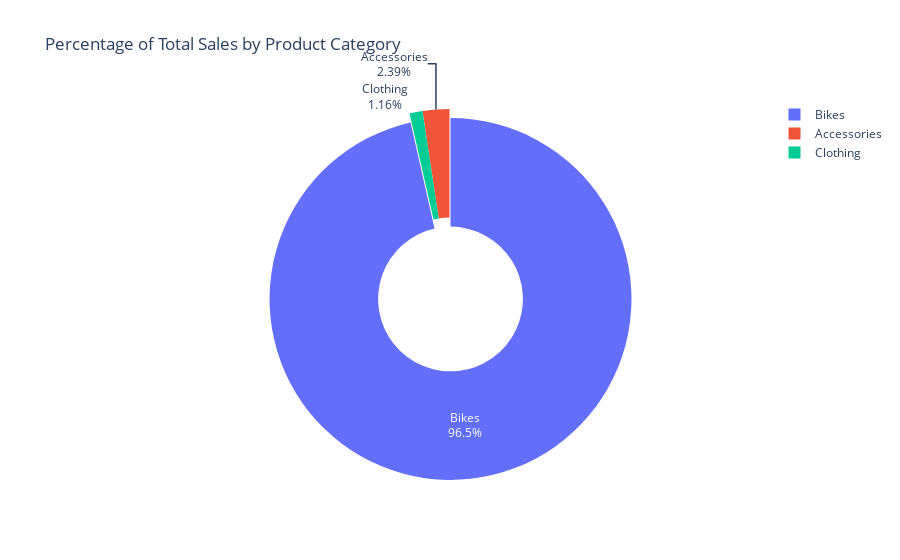

Notebook code cell kept with this figure:
### Code cell
# --- 1. Define the SQL Query for the part-to-whole analysis ---
  sql_query_3 = """
      WITH category_sales AS (
          SELECT
              p.category,
              SUM(f.sales_amount) AS total_sales
          FROM gold.fact_sales f
          LEFT JOIN gold.dim_products p
              ON p.product_key = f.product_key
          GROUP BY p.category
      )
      SELECT
          category,
          total_sales,
          -- We cast to NUMERIC for precision in PostgreSQL
          ROUND((total_sales::NUMERIC / SUM(total_sales) OVER ()) * 100, 2) AS percentage_of_total
      FROM category_sales
      ORDER BY total_sales DESC;
  """

  # --- 2. Execute the Query and Load into a new DataFrame ---
  try:
      # Use pandas to execute the query
      category_sales_df = pd.read_sql_query(sql_query_3, conn)
      print("Successfully loaded category sales data.")

      # --- 3. Create the Donut Chart with Plotly Express ---
      fig = px.pie(
          category_sales_df,
          names='category',
          values='total_sales', # For a pie chart, we use the raw values, and Plotly calculates the percentages
          title='Percentage of Total Sales by Product Category',
          hole=0.4  # This is the parameter that creates the donut hole
      )
    
      # Improve the layout
      fig.update_traces(textinfo='percent+label', pull=[0.05, 0, 0]) # Pull the first slice out slightly
    
      # Show the figure
      fig.show()

  except Exception as e:
      print(f"Error: Could not execute the query. {e}")

### Figure 1 — Plotly figure (JSON) as saved in the notebook; plotly's stock layout.template omitted (floating-point values rounded to 4 significant figures)
{"data": [{"domain": {"x": [0, 1], "y": [0, 1]}, "hole": 0.4, "hovertemplate": "category=%{label}<br>total_sales=%{value}<extra></extra>", "labels": ["Bikes", "Accessories", "Clothing"], "legendgroup": "", "name": "", "pull": [0.05, 0, 0], "showlegend": true, "textinfo": "percent+label", "type": "pie", "values": [28316272, 700262, 339716]}], "layout": {"legend": {"tracegroupgap": 0}, "title": {"text": "Percentage of Total Sales by Product Category"}}}
